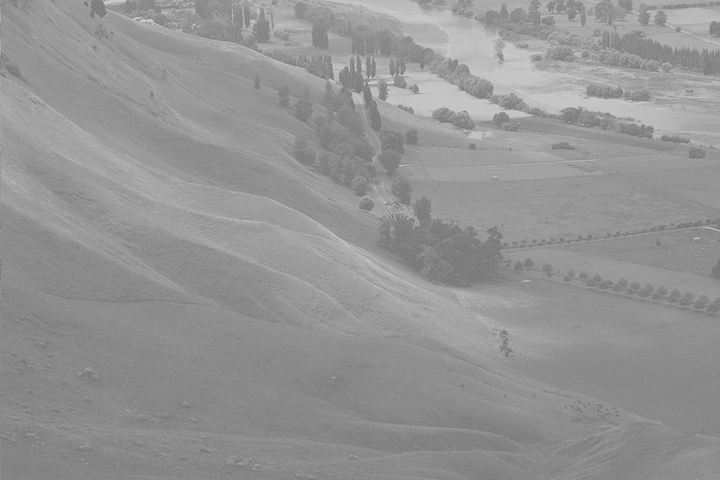
#> input picture 3.jpg, 720 x 480 px
$ python ex_equalize.py
#> lines starting #> are read from the running program, lines starting #| are printed output that depends on the picture
import sys
import numpy as np
import cv2
import matplotlib.pyplot as plt


# ========================================================
# 1. 그레이스케일 영상의 히스토그램 평활화 및 히스토그램 비교
# ========================================================
src_gray = cv2.imread('3.jpg', cv2.IMREAD_GRAYSCALE)
#> src_gray is the input picture: shape (480, 720); min 113, max 213, mean 148

if src_gray is None:
    print('Image load failed!')
    sys.exit()

# 히스토그램 평활화 수행
dst_gray = cv2.equalizeHist(src_gray)
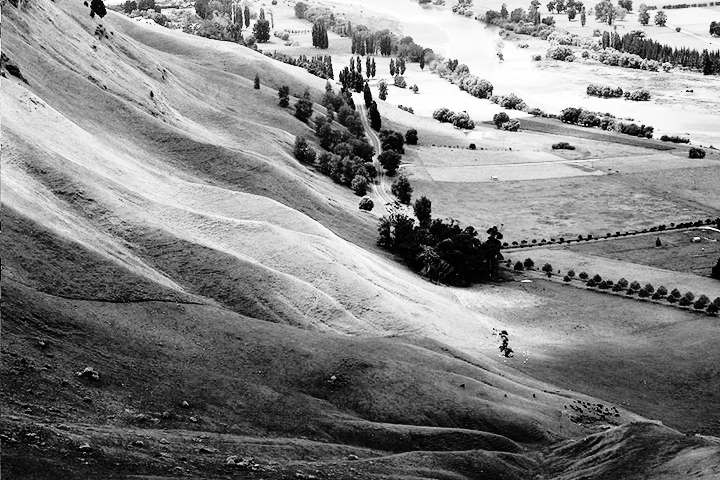
#> dst_gray: shape (480, 720); min 0, max 255, mean 130.5

# 히스토그램 계산 (평활화 전 / 후)
hist_src_gray = cv2.calcHist([src_gray], [0], None, [256], [0, 256])
#> hist_src_gray = 256 values, max 13942 at index 138, min 0 at index 0, mean 1350
hist_dst_gray = cv2.calcHist([dst_gray], [0], None, [256], [0, 256])
#> hist_dst_gray = 256 values, max 13942 at index 73, min 0 at index 5, mean 1350

# 영상 출력
cv2.imshow('src_gray', src_gray)
cv2.imshow('dst_gray (Equalized)', dst_gray)
cv2.waitKey(1)

# 히스토그램 시각화 (원본 vs 평활화 후)
fig, axes = plt.subplots(1, 2, figsize=(13, 5))
fig.canvas.manager.set_window_title('Grayscale Histogram Equalization Comparison')

# Y축 상한선 계산
max_val_gray = max(hist_src_gray.max(), hist_dst_gray.max()) * 1.15
#> max_val_gray = 16033.3

axes[0].plot(hist_src_gray, color='black', label='Original')
axes[0].set_title('Original Gray Histogram')
axes[0].set_xlabel('Pixel Value (0~255)')
axes[0].set_ylabel('Pixel Count')
axes[0].set_xlim([0, 256])
axes[0].set_ylim([0, max_val_gray])
axes[0].grid(True, linestyle='--', alpha=0.5)
axes[0].legend()

axes[1].plot(hist_dst_gray, color='blue', label='Equalized')
axes[1].set_title('Equalized Gray Histogram')
axes[1].set_xlabel('Pixel Value (0~255)')
axes[1].set_ylabel('Pixel Count')
axes[1].set_xlim([0, 256])
axes[1].set_ylim([0, max_val_gray])
axes[1].grid(True, linestyle='--', alpha=0.5)
axes[1].legend()

plt.tight_layout()
print("그레이스케일 히스토그램 그래프 창을 닫으면 컬러 영상 단계로 진행합니다.")
plt.show()
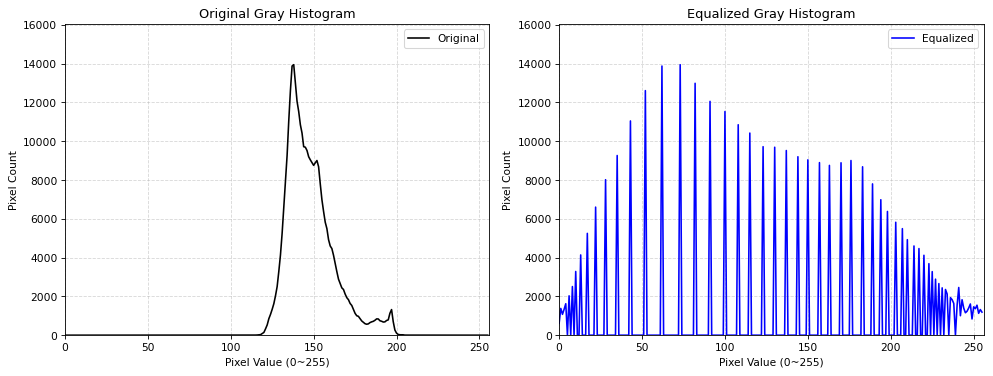
#> figure drawn by matplotlib, 2 panels; panel 1: curve peaks at x = 138, y = 13942; panel 2: curve peaks at x = 73, y = 13942

cv2.destroyAllWindows()


# ========================================================
# 2. 컬러 영상의 히스토그램 평활화 및 히스토그램 비교
# ========================================================
src_color = cv2.imread('3.jpg')

if src_color is None:
    print('Image load failed!')
    sys.exit()

# BGR -> YCrCb 변환 후 밝기(Y) 채널에 대해서만 히스토그램 평활화 수행
src_ycrcb = cv2.cvtColor(src_color, cv2.COLOR_BGR2YCrCb)
#> src_ycrcb: shape (480, 720, 3); mean of channels 0, 1, 2 148, 128, 128
ycrcb_planes = list(cv2.split(src_ycrcb))
#> ycrcb_planes = 3 items

# 평활화 전 Y 채널 복사본 보관 (히스토그램 비교용)
src_y = ycrcb_planes[0].copy()

# 밝기(Y) 성분에 대해서만 히스토그램 평활화 수행
ycrcb_planes[0] = cv2.equalizeHist(ycrcb_planes[0])
dst_y = ycrcb_planes[0]

dst_ycrcb = cv2.merge(ycrcb_planes)
#> dst_ycrcb: shape (480, 720, 3); mean of channels 0, 1, 2 130.5, 128, 128
dst_color = cv2.cvtColor(dst_ycrcb, cv2.COLOR_YCrCb2BGR)

# 영상 출력
cv2.imshow('src_color', src_color)
cv2.imshow('dst_color (Equalized)', dst_color)
cv2.waitKey(1)

# 컬러 히스토그램 계산 (BGR 채널별 및 Y 채널)
colors = ('b', 'g', 'r')
channel_names = ('Blue', 'Green', 'Red')

src_hists = [cv2.calcHist([src_color], [i], None, [256], [0, 256]) for i in range(3)]
#> src_hists = 3 items
dst_hists = [cv2.calcHist([dst_color], [i], None, [256], [0, 256]) for i in range(3)]
#> dst_hists = 3 items

# 히스토그램 시각화 (원본 컬러 vs 평활화 후 컬러)
fig, axes = plt.subplots(1, 2, figsize=(13, 5))
fig.canvas.manager.set_window_title('Color Histogram Equalization Comparison')

color_max_val = max(max(h.max() for h in src_hists), max(h.max() for h in dst_hists)) * 1.15
#> color_max_val = 16033.3

# 원본 컬러 히스토그램
for i, col in enumerate(colors):
    axes[0].plot(src_hists[i], color=col, label=channel_names[i])
axes[0].set_title('Original Color Histogram')
axes[0].set_xlabel('Pixel Value (0~255)')
axes[0].set_ylabel('Pixel Count')
axes[0].set_xlim([0, 256])
axes[0].set_ylim([0, color_max_val])
axes[0].grid(True, linestyle='--', alpha=0.5)
axes[0].legend()

# 평활화 후 컬러 히스토그램
for i, col in enumerate(colors):
    axes[1].plot(dst_hists[i], color=col, label=channel_names[i])
axes[1].set_title('Equalized Color Histogram')
axes[1].set_xlabel('Pixel Value (0~255)')
axes[1].set_ylabel('Pixel Count')
axes[1].set_xlim([0, 256])
axes[1].set_ylim([0, color_max_val])
axes[1].grid(True, linestyle='--', alpha=0.5)
axes[1].legend()

plt.tight_layout()
print("컬러 히스토그램 그래프 창을 닫으면 프로그램이 종료됩니다.")
plt.show()
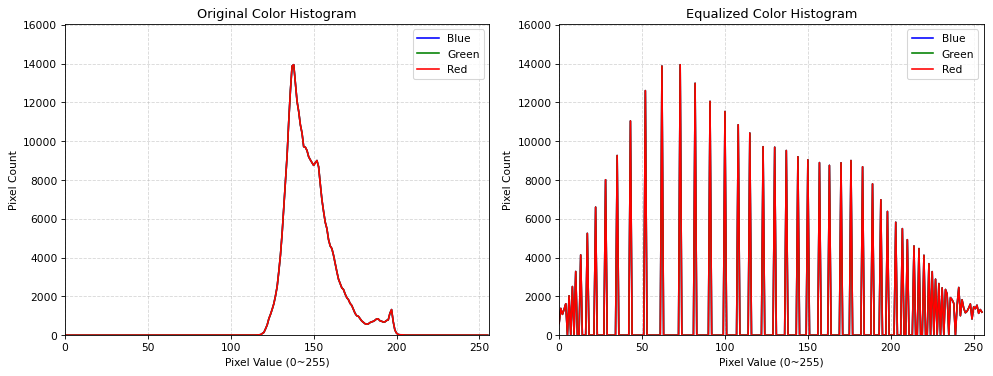
#> figure drawn by matplotlib, 2 panels; panel 1: curve peaks at x = 138, y = 13942; panel 1: curve peaks at x = 138, y = 13942; panel 1: curve peaks at x = 138, y = 13942; panel 2: curve peaks at x = 73, y = 13942

cv2.destroyAllWindows()

$ run again, with 2.jpg copied over 3.jpg
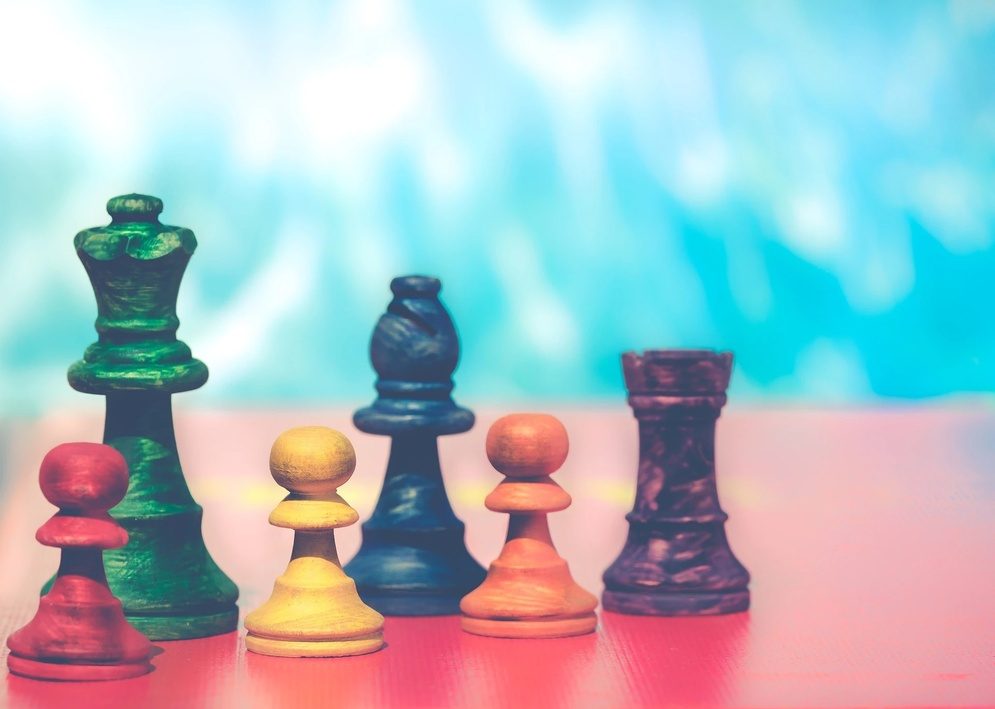
#> input picture 2.jpg, 995 x 709 px, shrunk from 1920 x 1368 before the run
#> hist_src_gray = 256 values, max 13182 at index 255, min 0 at index 0, mean 2755.7
#> hist_dst_gray = 256 values, max 13182 at index 255, min 0 at index 1, mean 2755.7
#> max_val_gray = 15159.3
#> src_color is the input picture: shape (709, 995, 3); mean B, G, R 195.2, 188.6, 169.4
#> src_ycrcb: shape (709, 995, 3); mean of channels 0, 1, 2 183.6, 117.8, 134.5
#> ycrcb_planes = 3 items
#> dst_ycrcb: shape (709, 995, 3); mean of channels 0, 1, 2 128.5, 117.8, 134.5
#> `dst_color = cv2.cvtColor(dst_ycrcb, cv2.COLOR_YCrCb2BGR)`:
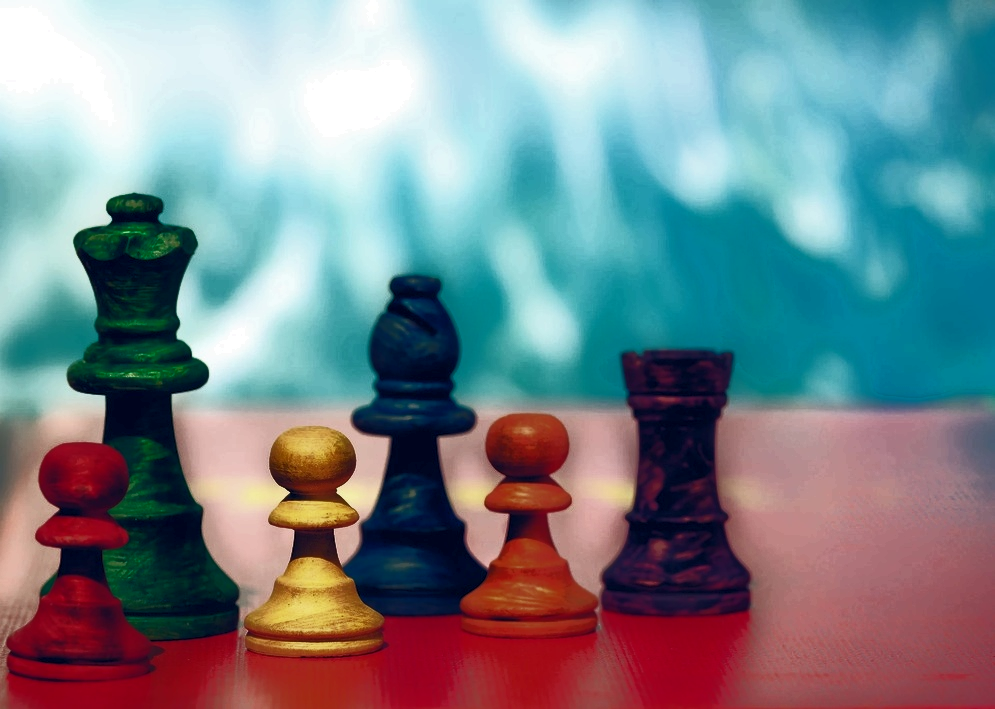
#> dst_color: shape (709, 995, 3); mean B, G, R 140.1, 133.6, 120.1
#> color_max_val = 130006.3
#> `plt.show()`:
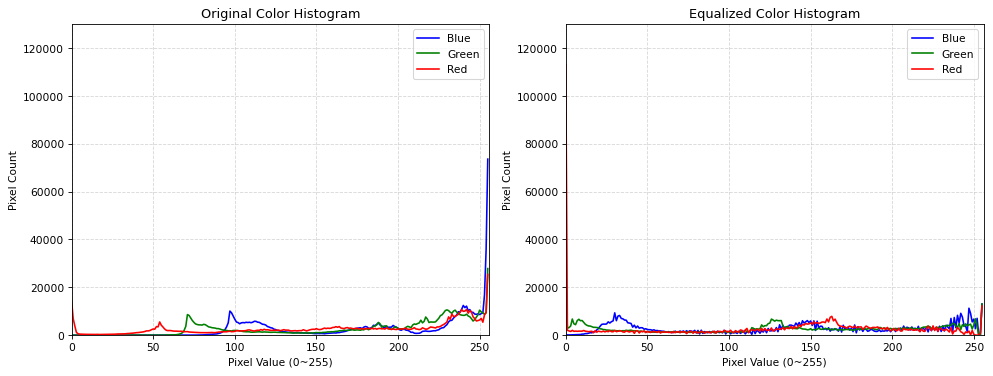
#> figure drawn by matplotlib, 2 panels; panel 1: curve peaks at x = 255, y = 73579; panel 1: curve peaks at x = 255, y = 27840; panel 1: curve peaks at x = 255, y = 25385; panel 2: curve peaks at x = 255, y = 13021
